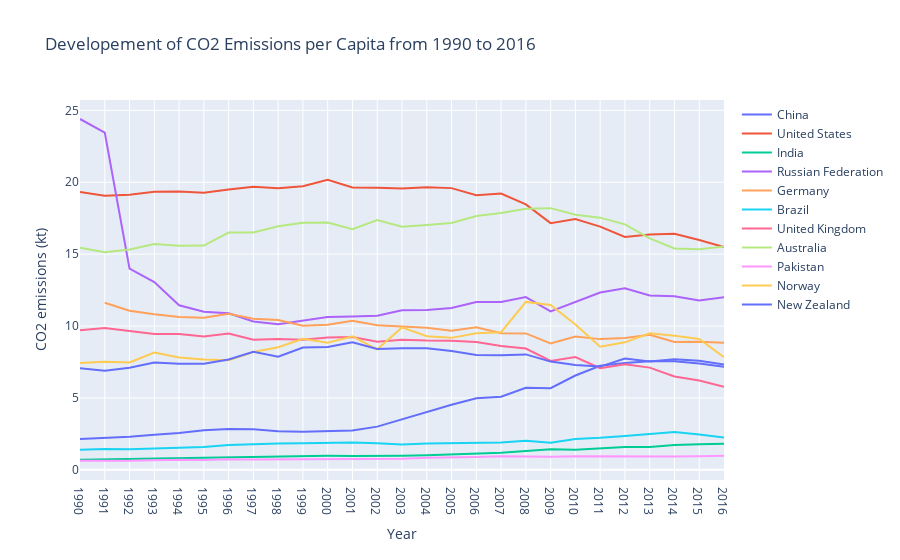

This figure's notebook cell:
### Code cell
fig = go.Figure(figures[1])
py.iplot(fig)
